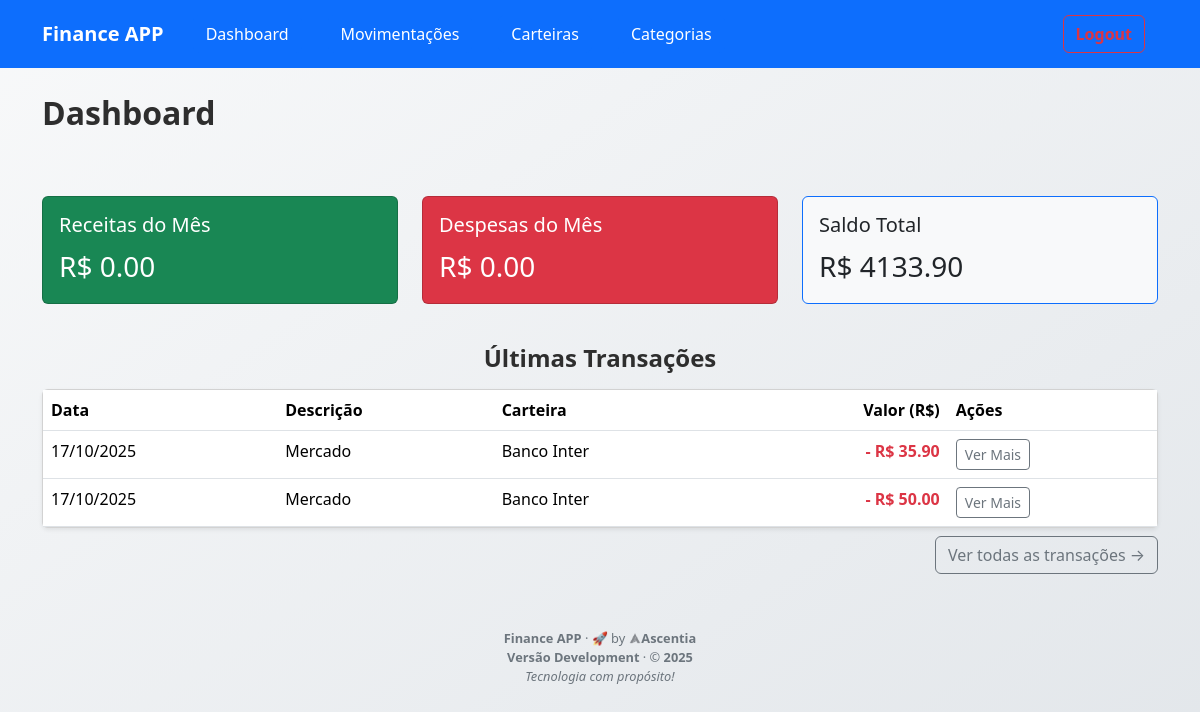
Screenshot of / (signed in) with the database file from the repository.
### app/financeiro/models.py (models this page shows, shortened)
class Transaction(db.Model):
    id = db.Column(db.Integer, primary_key=True)
    description = db.Column(db.String(255), nullable=False)
    amount = db.Column(db.Numeric(10, 2), nullable=False)
    date = db.Column(db.DateTime, default=datetime.utcnow, nullable=False)
    type = db.Column(db.String(1), nullable=False)
    is_recurrent = db.Column(db.Boolean, default=False)
    frequency = db.Column(db.String(50), nullable=True)
    last_launch_date = db.Column(db.DateTime, nullable=True)
    user_id = db.Column(db.Integer, db.ForeignKey('user.id'), nullable=False)
    wallet_id = db.Column(db.Integer, db.ForeignKey('wallet.id'), nullable=False)
    category_id = db.Column(db.Integer, db.ForeignKey('category.id'), nullable=False)

class Wallet(db.Model):
    id = db.Column(db.Integer, primary_key=True)
    name = db.Column(db.String(80), nullable=False)
    initial_balance = db.Column(db.Numeric(10, 2), default=0.00, nullable=False)
    user_id = db.Column(db.Integer, db.ForeignKey('user.id'), nullable=False)
    transactions = db.relationship('Transaction', backref='wallet', lazy='dynamic')
    @property
    def current_balance(self):
        total_receipts = db.session.scalar(
            db.select(db.func.sum(Transaction.amount)).where(
                Transaction.wallet_id == self.id,
                Transaction.type == 'R'
            ))
        total_expenses = db.session.scalar(
            db.select(db.func.sum(Transaction.amount)).where(
                Transaction.wallet_id == self.id,
                Transaction.type == 'D'
            ))
        receipts = total_receipts if total_receipts is not None else 0
        expenses = total_expenses if total_expenses is not None else 0
        return self.initial_balance + receipts - expenses

### app/main/routes.py (the view)
@main_bp.route('/')
@login_required
def index():
    today = datetime.now()
    current_month = today.month
    current_year = today.year
    total_balance = sum(wallet.current_balance for wallet in current_user.wallets)
    monthly_filter = [
        Transaction.user_id == current_user.id,
        extract('month', Transaction.date) == current_month,
        extract('year', Transaction.date) == current_year]
    monthly_income_result = db.session.scalar(
        db.select(func.coalesce(func.sum(Transaction.amount), 0.00)).where(
            *monthly_filter,
            Transaction.type == 'R'))
    monthly_income = float(monthly_income_result)
    monthly_expenses_result = db.session.scalar(
        db.select(func.coalesce(func.sum(Transaction.amount), 0.00)).where(
            *monthly_filter,
            Transaction.type == 'D'))
    monthly_expenses = float(monthly_expenses_result)
    latest_transactions = Transaction.query.filter_by(user_id=current_user.id) \
                                           .filter_by(is_recurrent=False) \
                                           .order_by(Transaction.date.desc()) \
                                           .limit(5) \
                                           .all()
    context = {
        'total_balance': total_balance,
        'latest_transactions': latest_transactions,
        'monthly_income': monthly_income,
        'monthly_expenses': monthly_expenses,
        'title': 'Dashboard'
    }
    return render_template('main/dashboard.html', **context, **footer)

### app/templates/main/dashboard.html
{% extends "base.html" %}
{% block content %}
<div class="row mb-3">
    <div class="d-flex justify-content-between align-items-center mb-4">
        <h2 class="mb-4" style="color: rgb(46, 46, 46);"><strong>{{ title }}</strong></h2>
    </div>
</div>
<div class="row">
    <div class="col-md-4 mb-3">
        <div class="card text-white bg-success">
            <div class="card-body">
                <h5 class="card-title">Receitas do Mês</h5>
                <p class="card-text fs-3">R$ {{ "%.2f"|format(monthly_income) }}</p>
            </div>
        </div>
    </div>
    <div class="col-md-4 mb-3">
        <div class="card text-white bg-danger">
            <div class="card-body">
                <h5 class="card-title">Despesas do Mês</h5>
                <p class="card-text fs-3">R$ {{ "%.2f"|format(monthly_expenses) }}</p>
            </div>
        </div>
    </div>
    {% set balance_class = 'text-white bg-success' if total_balance >= 0 else 'text-white bg-danger' %}
    <div class="col-md-4 mb-3">
        <div class="card text-dark bg-light border-primary">
            <div class="card-body">
                <h5 class="card-title">Saldo Total</h5>
                <p class="card-text fs-3">R$ {{ "%.2f"|format(total_balance) }}</p>
            </div>
        </div>
    </div>
</div>
<h4 class="mt-4 mb-3 text-center" style="color: rgb(46, 46, 46);"><strong>Últimas Transações</strong></h3>
{% if latest_transactions %}
    <div class="card shadow-sm">
        <div class="table-responsive">
            <table class="table table-hover mb-0">
                <thead>
                    <tr>
                        <th>Data</th>
                        <th>Descrição</th>
                        <th>Carteira</th>
                        <th class="text-end">Valor (R$)</th>
                        <th>Ações</th>
                    </tr>
                </thead>
                <tbody>
                    {% for t in latest_transactions %}
                    {% set text_class = 'text-success' if t.type == 'R' else 'text-danger' %}
                    <tr>
                        <td>{{ t.date.strftime('%d/%m/%Y') }}</td>
                        <td>{{ t.description }}</td>
                        <td>{{ t.wallet.name }}</td>
                        <td class="{{ text_class }} text-end fw-bold">
                            {{ '+' if t.type == 'R' else '-' }} R$ {{ "%.2f"|format(t.amount) }}
                        </td>
                        <td>
                            <a href="{{ url_for('financeiro.transactions') }}" class="btn btn-sm btn-outline-secondary">Ver Mais</a>
                        </td>
                    </tr>
                    {% endfor %}
                </tbody>
            </table>
        </div>
    </div>
    <div class="text-end mt-2">
        <a href="{{ url_for('financeiro.transactions') }}" class="btn btn-outline-secondary">Ver todas as transações →</a>
    </div>
{% else %}
    <div class="alert alert-info">
        Nenhuma transação recente. Que tal <a href="{{ url_for('financeiro.add_transaction') }}">adicionar sua primeira</a>?
    </div>
{% endif %}
{% endblock %}

### app/static/css/custom.css (style rules this page uses)
body { background: linear-gradient(to bottom right, #f8f9fa, #e2e6ea); color: var(--cor-texto); min-height: 100vh; padding-top: 70px; }

### rows the page displays
Transaction: date "17/10/2025", description "Mercado", wallet.name "Banco Inter", type "-", amount "35.90"
Transaction: date "17/10/2025", description "Mercado", wallet.name "Banco Inter", type "-", amount "50.00"

### other values shown
{{ title }} "Dashboard"
{{ "%.2f"|format(monthly_income) }} "0.00"
{{ "%.2f"|format(monthly_expenses) }} "0.00"
{{ "%.2f"|format(total_balance) }} "4133.90"
{{ versao }} "Development"
{{ ano }} "2025"
